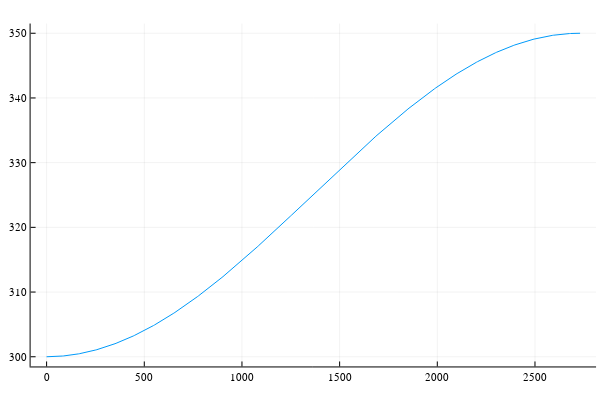

The notebook cell saved with this chart:
### Code cell
plot(times_traj1, sqrt.(x_traj1.^2 .+ y_traj1.^2 .+ z_traj1.^2) .- re, label="")

### Figure 1 — Plotly figure (JSON) as saved in the notebook; plotly's stock layout.template omitted (floating-point values rounded to 4 significant figures; data arrays with more than 128 entries replaced by an {"elided": "..."} marker saying what was removed)
{"data": [{"colorbar": {"title": ""}, "legendgroup": "", "line": {"color": "rgba(0, 154, 250, 1.000)", "dash": "solid", "shape": "linear", "width": 1}, "mode": "lines", "name": "", "showlegend": false, "type": "scatter", "x": {"elided": "500 float values"}, "xaxis": "x", "y": {"elided": "500 float values"}, "yaxis": "y", "zmax": null, "zmin": null}], "layout": {"annotations": [], "height": 400, "legend_position": {"bgcolor": "rgba(255, 255, 255, 1.000)", "bordercolor": "rgba(0, 0, 0, 1.000)", "borderwidth": 1, "font": {"color": "rgba(0, 0, 0, 1.000)", "family": "sans-serif", "size": 11}, "title": {"font": {"color": "rgba(0, 0, 0, 1.000)", "family": "sans-serif", "size": 15}, "text": ""}, "tracegroupgap": 0, "traceorder": "normal", "x": 1, "xanchor": "auto", "y": 1, "yanchor": "auto"}, "margin": {"b": 20, "l": 0, "r": 0, "t": 20}, "paper_bgcolor": "rgba(255, 255, 255, 1.000)", "plot_bgcolor": "rgba(255, 255, 255, 1.000)", "showlegend": true, "width": 600, "xaxis": {"anchor": "y", "domain": [0.05101, 0.9934], "gridcolor": "rgba(0, 0, 0, 0.100)", "gridwidth": 0.5, "linecolor": "rgba(0, 0, 0, 1.000)", "mirror": false, "range": [-81.92, 2813.0], "showgrid": true, "showline": true, "showticklabels": true, "tickangle": 0, "tickcolor": "rgb(0, 0, 0)", "tickfont": {"color": "rgba(0, 0, 0, 1.000)", "family": "sans-serif", "size": 11}, "tickmode": "array", "ticks": "inside", "ticktext": ["0", "500", "1000", "1500", "2000", "2500"], "tickvals": [0, 500, 1000, 1500, 2000, 2500], "title": "", "titlefont": {"color": "rgba(0, 0, 0, 1.000)", "family": "sans-serif", "size": 15}, "type": "-", "visible": true, "zeroline": false, "zerolinecolor": "rgba(0, 0, 0, 1.000)"}, "yaxis": {"anchor": "x", "domain": [0.03762, 0.9902], "gridcolor": "rgba(0, 0, 0, 0.100)", "gridwidth": 0.5, "linecolor": "rgba(0, 0, 0, 1.000)", "mirror": false, "range": [298.5, 351.5], "showgrid": true, "showline": true, "showticklabels": true, "tickangle": 0, "tickcolor": "rgb(0, 0, 0)", "tickfont": {"color": "rgba(0, 0, 0, 1.000)", "family": "sans-serif", "size": 11}, "tickmode": "array", "ticks": "inside", "ticktext": ["300", "310", "320", "330", "340", "350"], "tickvals": [300, 310, 320, 330, 340, 350], "title": "", "titlefont": {"color": "rgba(0, 0, 0, 1.000)", "family": "sans-serif", "size": 15}, "type": "-", "visible": true, "zeroline": false, "zerolinecolor": "rgba(0, 0, 0, 1.000)"}}}
